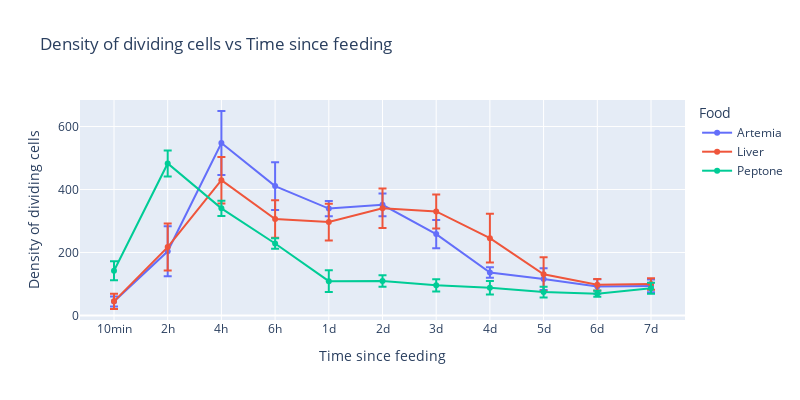

The notebook cell saved with this chart:
### Code cell
px.line(agged, x='Time', y='Density1', markers=True, width=800, height=400, color='Food', error_y='std', title='Density of dividing cells vs Time since feeding',labels={'Time':'Time since feeding', 'Density1':'Density of dividing cells'})
# Note this is interactive, try clicking (or double clicking) on one of the Food types in the legend on the right

### Figure 1 — Plotly figure (JSON) as saved in the notebook; plotly's stock layout.template omitted (floating-point values rounded to 4 significant figures)
{"data": [{"error_y": {"array": [15.82, 79.63, 101.6, 76.0, 24.05, 35.93, 44.67, 16.57, 34.26, 23.09, 20.03]}, "hovertemplate": "Food=Artemia<br>Time since feeding=%{x}<br>Density of dividing cells=%{y}<extra></extra>", "legendgroup": "Artemia", "line": {"color": "#636efa", "dash": "solid"}, "marker": {"symbol": "circle"}, "mode": "lines+markers", "name": "Artemia", "orientation": "v", "showlegend": true, "type": "scatter", "x": ["10min", "2h", "4h", "6h", "1d", "2d", "3d", "4d", "5d", "6d", "7d"], "xaxis": "x", "y": [43.98, 203.7, 547.8, 410.8, 339.3, 351.3, 258.3, 136.1, 115.4, 91.74, 93.69], "yaxis": "y"}, {"error_y": {"array": [24.33, 74.54, 73.98, 59.52, 58.58, 62.8, 53.97, 77.6, 53.83, 18.12, 18.38]}, "hovertemplate": "Food=Liver<br>Time since feeding=%{x}<br>Density of dividing cells=%{y}<extra></extra>", "legendgroup": "Liver", "line": {"color": "#EF553B", "dash": "solid"}, "marker": {"symbol": "circle"}, "mode": "lines+markers", "name": "Liver", "orientation": "v", "showlegend": true, "type": "scatter", "x": ["10min", "2h", "4h", "6h", "1d", "2d", "3d", "4d", "5d", "6d", "7d"], "xaxis": "x", "y": [44.72, 217.1, 429.4, 306.2, 296.5, 340.3, 330.5, 245.4, 130.8, 97.27, 99.71], "yaxis": "y"}, {"error_y": {"array": [30.19, 41.12, 23.99, 16.83, 34.54, 18.28, 19.36, 21.59, 16.72, 9.456, 17.52]}, "hovertemplate": "Food=Peptone<br>Time since feeding=%{x}<br>Density of dividing cells=%{y}<extra></extra>", "legendgroup": "Peptone", "line": {"color": "#00cc96", "dash": "solid"}, "marker": {"symbol": "circle"}, "mode": "lines+markers", "name": "Peptone", "orientation": "v", "showlegend": true, "type": "scatter", "x": ["10min", "2h", "4h", "6h", "1d", "2d", "3d", "4d", "5d", "6d", "7d"], "xaxis": "x", "y": [142.1, 482.8, 340.1, 228.4, 108.9, 109.7, 95.6, 87.65, 74.04, 68.68, 86.48], "yaxis": "y"}], "layout": {"height": 400, "legend": {"title": {"text": "Food"}, "tracegroupgap": 0}, "title": {"text": "Density of dividing cells vs Time since feeding"}, "width": 800, "xaxis": {"anchor": "y", "domain": [0, 1], "title": {"text": "Time since feeding"}}, "yaxis": {"anchor": "x", "domain": [0, 1], "title": {"text": "Density of dividing cells"}}}}
